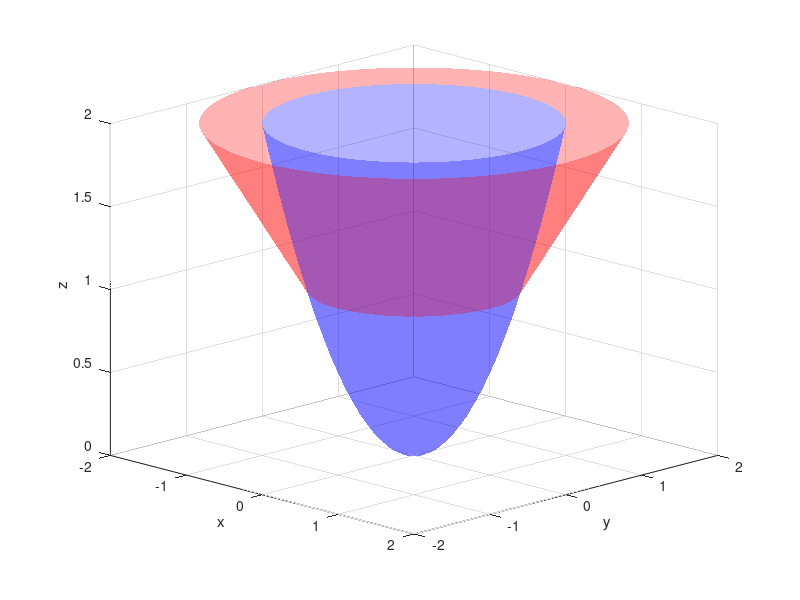
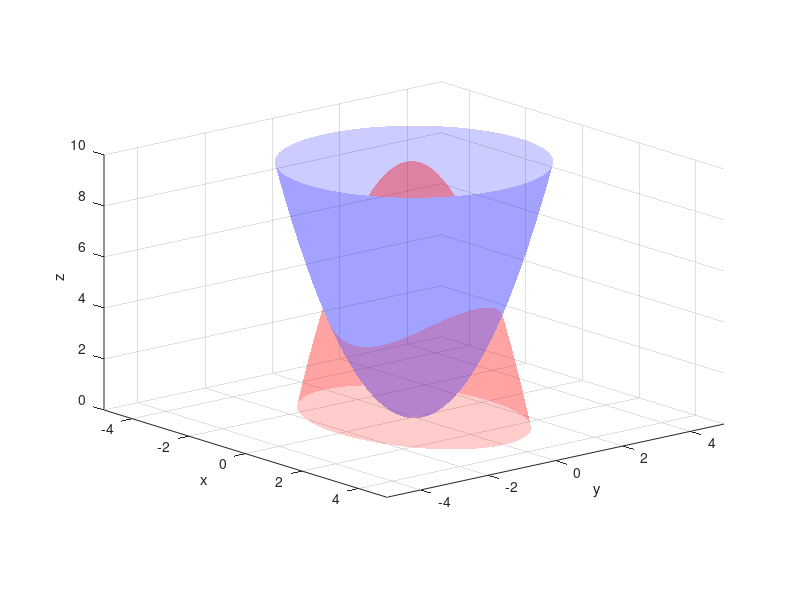
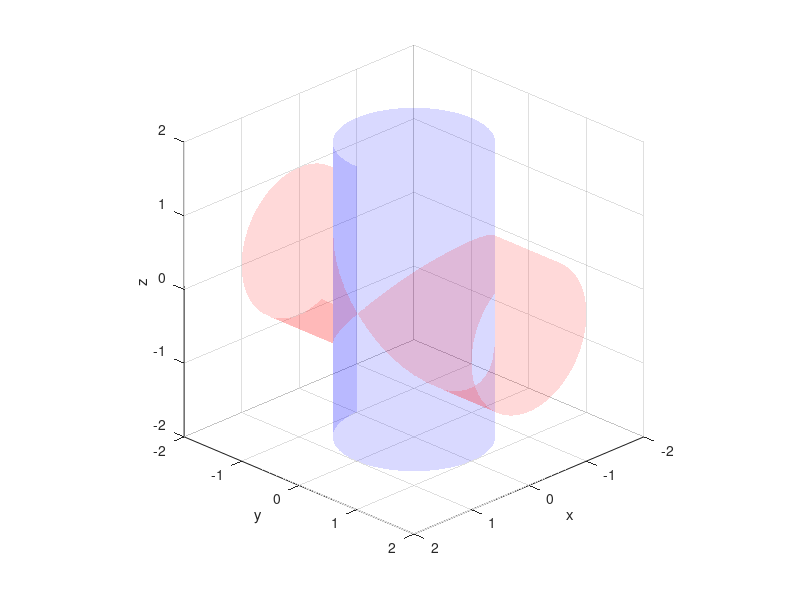

MATLAB code for these plots, in order: (Note: this script raises an error after producing the figures.)
% 5.5 problem 7
x = -2:0.1:2; y = x; [X,Y] = meshgrid(x,y);
Z_1 = X.^2 + Y.^2;
Z_2 = sqrt(Z_1);

figure
surf(X,Y,Z_1,'FaceColor','b','FaceAlpha',0.3,'EdgeColor','none')
hold on
surf(X,Y,Z_2,'FaceColor','r', 'FaceAlpha',0.3,'EdgeColor','none')
hold off
xlabel('x'); ylabel('y'); zlabel('z')
view(45,15); axis([-2 2 -2 2 0 2]); pbaspect([1 1 0.8])

% 5.5 problem 11
x = -3.5:0.1:3.5; y = x; 
[X,Y] = meshgrid(x,y);
Z_1 = X.^2 + Y.^2; Z_2 = 10 - X.^2 - 2.*(Y.^2);

figure
surf(X,Y,Z_1,'FaceColor','b','FaceAlpha',0.2,'EdgeColor','none')
hold on
surf(X,Y,Z_2,'FaceColor','r', 'FaceAlpha',0.2,'EdgeColor','none')
hold off
xlabel('x'); ylabel('y'); zlabel('z')
view(50,15); axis([-5 5 -5 5 0 10]); pbaspect([1 1 0.6])
% h = legend('$z = x^2+y^2$', '$z = \sqrt{x^2+y^2}$');
% set(h,'Interpreter','latex')

% 5.5 problem 14
[X_1,Y_1,Z_1] = cylinder(1,50); Z_1 = 4*(Z_1 - 0.5);
[X_2,Z_2,Y_2] = cylinder(1,50); Y_2 = 4*(Y_2 - 0.5);

figure
surf(X_1,Y_1,Z_1,'FaceColor','b','FaceAlpha',0.15,'EdgeColor','none')
hold on
surf(X_2,Y_2,Z_2,'FaceColor','r', 'FaceAlpha',0.15,'EdgeColor','none')
hold off
xlabel('x'); ylabel('y'); zlabel('z')
view(135,25); axis([-2 2 -2 2 -2 2]); pbaspect([1 1 1])

% 5.5 Problem 22
X = [0 0 1 0 1]; Y = [0 0 0 1 1]; Z = [1 0 0 0 0];
X = X(:); Y = Y(:); Z = Z(:);
shp = alphaShape(X, Y, Z);

figure
p = plot(shp); p.FaceColor = 'y';
xlabel('x'); ylabel('y'); zlabel('z')
view(120, 30); axis([0 1.5 0 1.5 0 1.5]); grid on

% 5.5 Problem 30
X = [0 1 0 1 0]; Y = [0 0 1 0 1]; Z = [0 0 0 1 1];
X = X(:); Y = Y(:); Z = Z(:);
shp = alphaShape(X, Y, Z);

figure
p = plot(shp, 'FaceColor', 'y');
xlabel('x'); ylabel('y'); zlabel('z')
view(-60, 30); axis([0 1.5 0 1.5 0 1.5]); grid on